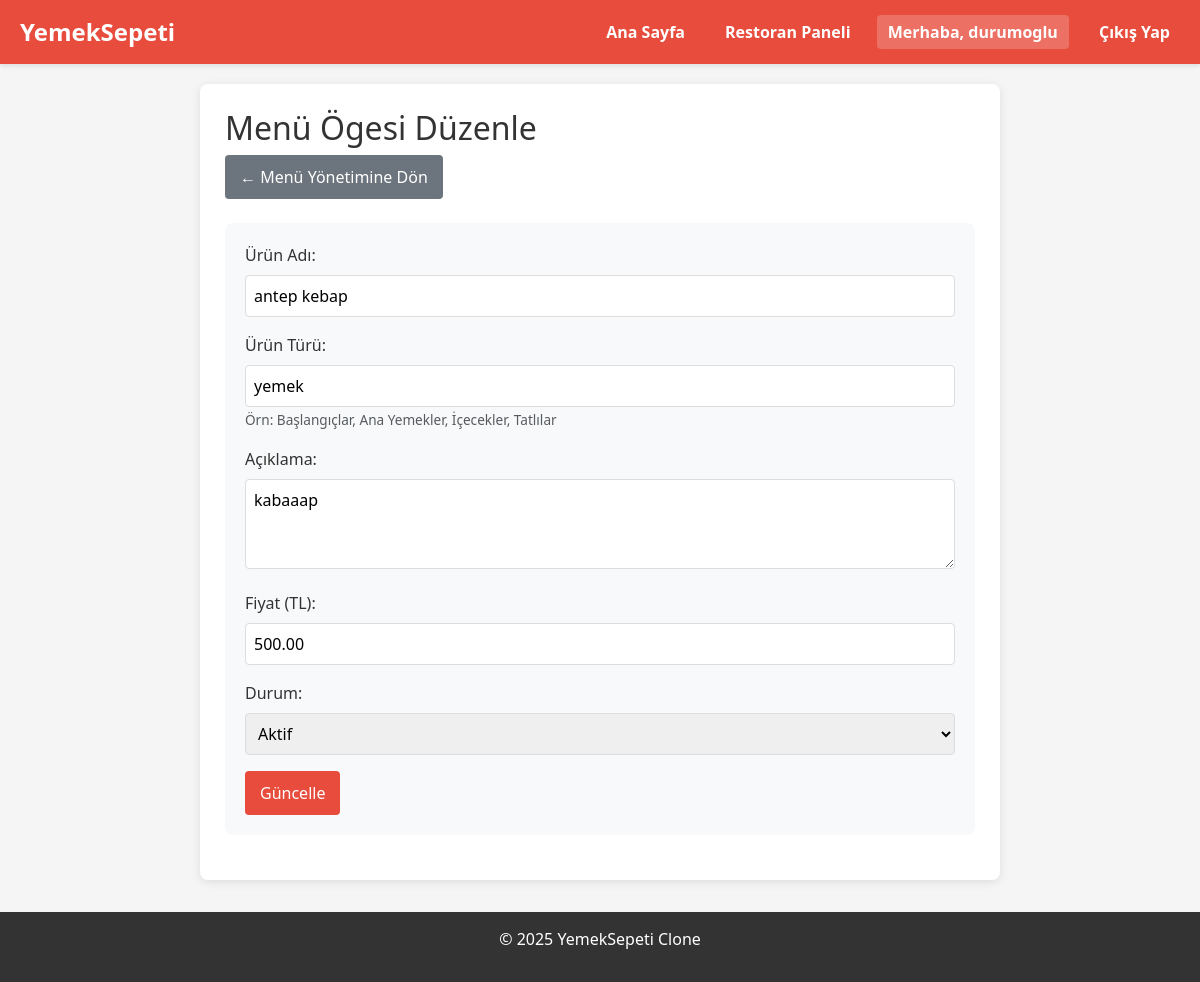
Screenshot of /restaurant/edit-menu-item/1 (signed in) with the database file from the repository.
### models.py (models this page shows, shortened)
class Menu(db.Model):
    id = db.Column(db.Integer, primary_key=True)
    restaurant_id = db.Column(db.Integer, db.ForeignKey('restaurant.id'), nullable=False)
    item_name = db.Column(db.String(100), nullable=False)
    description = db.Column(db.Text, nullable=True)
    price = db.Column(db.Float, nullable=False)
    is_available = db.Column(db.Boolean, default=True)
    category = db.Column(db.String(50), nullable=False, default = "diğer")  # e.g., 'appetizer', 'main course', 'dessert'
    restaurant = db.relationship('Restaurant', backref='menu_items')

### app.py (the view, shortened to what this page needs)
@app.route("/restaurant/edit-menu-item/<int:item_id>", methods=["GET", "POST"])
@login_required
@restaurant_required
def edit_menu_item(item_id):
    if request.method == "POST":
        print("EDIT FORM DATA:", request.form)
    restaurant = Restaurant.query.filter_by(user_id=session['user_id']).first()
    if not restaurant:
        flash('Restoran bilgisi bulunamadı', 'danger')
        return redirect(url_for('restaurant_dashboard'))
    menu_item = Menu.query.get_or_404(item_id)
    if menu_item.restaurant_id != restaurant.id:
        flash('Bu işlem için yetkiniz yok', 'danger')
        return redirect(url_for('menu_management'))
    return render_template("edit_menu_item.html", menu_item=menu_item)

### app.py (called while the page is built)
def login_required(f):
    @wraps(f)
    def decorated_function(*args, **kwargs):
        if 'logged_in' not in session:
            flash('Bu sayfaya erişmek için giriş yapmalısınız', 'danger')
            return redirect(url_for('login'))
        return f(*args, **kwargs)
    return decorated_function

def restaurant_required(f):
    @wraps(f)
    def decorated_function(*args, **kwargs):
        if 'user_type' not in session or session['user_type'] != 'restaurant':
            flash('Bu sayfaya erişmek için restoran yetkisi gereklidir', 'danger')
            return redirect(url_for('home'))
        return f(*args, **kwargs)
    return decorated_function

### templates/edit_menu_item.html (shortened to what this page needs)
{% extends "base.html" %}
{% block content %}
<div class="edit-menu-item">
    <h2>Menü Ögesi Düzenle</h2>
    <div class="back-link">
        <a href="{{ url_for('menu_management') }}" class="btn btn-secondary">← Menü Yönetimine Dön</a>
    </div>
    <div class="edit-form">
        <form method="POST" action="{{ url_for('edit_menu_item', item_id=menu_item.id) }}">
            <div class="form-group">
                <label for="item_name">Ürün Adı:</label>
                <input type="text" name="item_name" id="item_name" value="{{ menu_item.item_name }}" required>
            </div>
            <div class="form-group">
                <label for="category">Ürün Türü:</label>
                <input type="text" name="category" id="category" value="{{ menu_item.category }}" required>
                <small class="form-text text-muted">Örn: Başlangıçlar, Ana Yemekler, İçecekler, Tatlılar</small>
            </div>
            <div class="form-group">
                <label for="description">Açıklama:</label>
                <textarea name="description" id="description" rows="3">{{ menu_item.description }}</textarea>
            </div>
            <div class="form-group">
                <label for="price">Fiyat (TL):</label>
                <input type="number" name="price" id="price" step="0.01" min="0" value="{{ "%.2f"|format(menu_item.price) }}" required>
            </div>
            <div class="form-group">
                <label for="is_available">Durum:</label>
                <select name="is_available" id="is_available">
                    <option value="True" {% if menu_item.is_available %}selected{% endif %}>Aktif</option>
                </select>
            </div>
            <button type="submit" class="btn btn-primary">Güncelle</button>
        </form>
    </div>
</div>
{% endblock %}

### static/styles.css (style rules this page uses)
body { font-family: Arial, sans-serif; margin: 0; padding: 0; background-color: #f8f9fa; }
.form-group { margin-bottom: 1em; }
.form-group label { display: block; margin-bottom: 0.5em; }
.form-group input, .form-group select, .form-group textarea { width: 100%; padding: 0.5em; border: 1px solid #ddd; border-radius: 4px; }
.btn { padding: 0.5em 1em; border: none; border-radius: 4px; cursor: pointer; font-weight: bold; }
.btn-primary { background-color: #e60000; color: white; }
.btn-secondary { background-color: #6c757d; color: white; }
.back-link { margin-bottom: 1.5em; }
body { font-family: 'Segoe UI', Tahoma, Geneva, Verdana, sans-serif; margin: 0; padding: 0; background-color: #f5f5f5; color: #333; }
.form-group { flex: 1; min-width: 200px; }
.btn { display: inline-block; padding: 10px 15px; border: none; border-radius: 4px; cursor: pointer; text-decoration: none; font-weight: 500; text-align: center; transition: background-color 0.3s, transform 0.2s; }
.btn-primary { background-color: #e74c3c; color: white; }

### templates/edit_menu_item.html (style rules this page uses)
.edit-menu-item { background-color: white; border-radius: 8px; padding: 25px; box-shadow: 0 2px 10px rgba(0, 0, 0, 0.1); max-width: 800px; margin: 0 auto; }
.edit-form { background-color: #f8f9fa; padding: 20px; border-radius: 8px; margin: 20px 0; }
.form-text { color: #6c757d; font-size: 85%; margin-top: 4px; }

### rows the page displays
Menu: item_name "antep kebap", category "yemek", description "kabaaap", price "500.00", is_available "Aktif"

### other values shown
{{ session.name }} "durumoglu"
